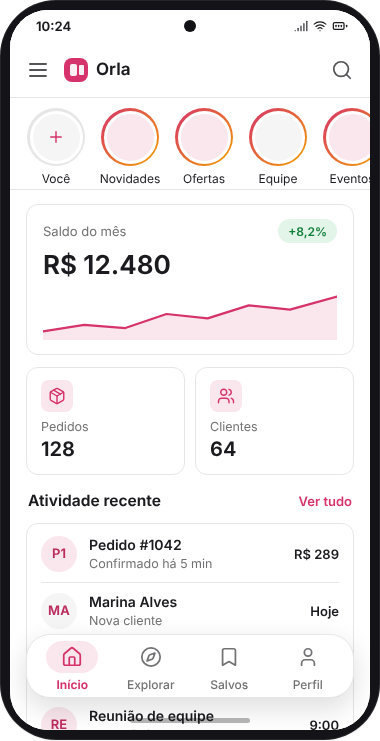
#> input picture design-system-studio/auditoria/fase2-projetos/P5-conecta/capturas/06-previa-integrada-aplicacao-celular-recorte.png, 380 x 741 px
$ python composicoes.py
#> lines starting #> are read from the running program, lines starting #| are printed output that depends on the picture
#!/usr/bin/env python3
"""Composições lado a lado: captura aprovada no Studio + dev-1, dev-2, dev-3 (mesma altura, com rótulo).
Uso: python3 -I composicoes.py"""
import pathlib
from PIL import Image, ImageDraw, ImageFont

HERE = pathlib.Path(__file__).resolve().parent
OUT = HERE.parent / 'composicoes'
CAP = HERE.parent / 'capturas'
ST = HERE.parents[2] / 'fase2-projetos/P5-conecta/capturas'
OUT.mkdir(exist_ok=True)
try:
    FONT = ImageFont.truetype('/usr/share/fonts/opentype/inter/Inter-SemiBold.otf', 22)
except Exception:
    FONT = ImageFont.load_default()

def load(path, crop=None):
#> called with crop = (10, 10, 360, 721)
    im = Image.open(path).convert('RGB')
#> im is the input picture: PIL image 380x741 RGB; mean R, G, B 231, 228.2, 229
    if crop:
        x, y, w, h = crop
        im = im.crop((x, y, x + w, y + h))
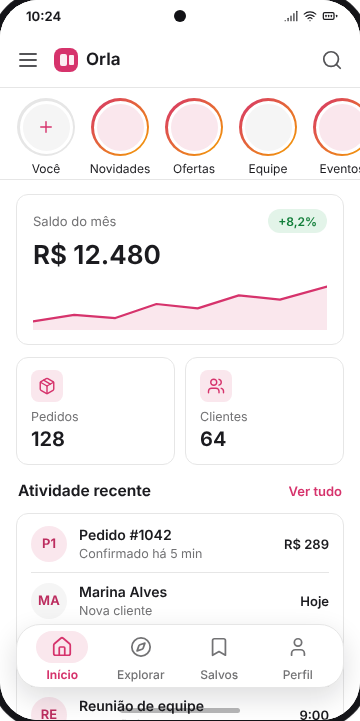
#> im: PIL image 360x721 RGB; mean R, G, B 246.3, 243.3, 243.9
    return im

def row(items, height, name, gap=16, label_h=36):
    ims = []
    for label, im in items:
        r = height / im.height
        ims.append((label, im.resize((max(1, round(im.width * r)), height), Image.LANCZOS)))
    W = sum(i.width for _, i in ims) + gap * (len(ims) + 1)
    canvas = Image.new('RGB', (W, height + label_h + gap * 2), (235, 235, 238))
    d = ImageDraw.Draw(canvas)
    x = gap
    for label, im in ims:
        d.text((x, gap // 2), label, fill=(27, 27, 31), font=FONT)
        canvas.paste(im, (x, label_h + gap))
        x += im.width + gap
    canvas.save(OUT / name)
    print(name, canvas.size)

def devs(suffix, crop=None):
    return [(f'dev-{i}', load(CAP / f'dev-{i}-{suffix}.png', crop)) for i in (1, 2, 3)]

# Celular 390x844: tela do app (Studio: prévia integrada do celular, aparelho 380 px)
st_cel = load(ST / '06-previa-integrada-aplicacao-celular-recorte.png', (10, 10, 360, 721))
#> (the run stopped early here; a loop or call above may not have finished)

$ run again, with design-system-studio/auditoria/fase2-projetos/P5-conecta/capturas/06-previa-integrada-aplicacao-celular.png copied over design-system-studio/auditoria/fase2-projetos/P5-conecta/capturas/06-previa-integrada-aplicacao-celular-recorte.png
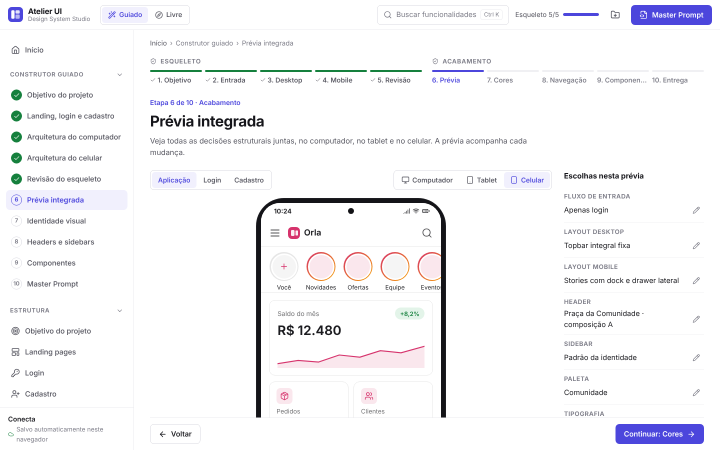
#> input picture design-system-studio/auditoria/fase2-projetos/P5-conecta/capturas/06-previa-integrada-aplicacao-celular.png, 1440 x 900 px (shown at 1/2 size)
#> in load, im is the input picture: PIL image 1440x900 RGB; mean R, G, B 245.5, 245.2, 247.3
#> in load, `im = im.crop((x, y, x + w, y + h))`:
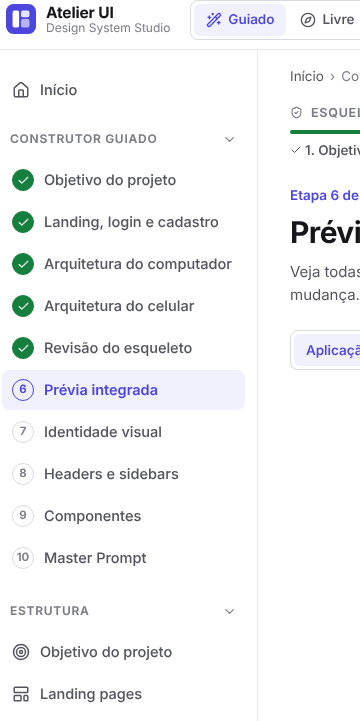
#> im: PIL image 360x721 RGB; mean R, G, B 244.7, 245.4, 247.1

$ run again, with design-system-studio/auditoria/fase2-projetos/P5-conecta/capturas/06-previa-integrada-login-tablet.png copied over design-system-studio/auditoria/fase2-projetos/P5-conecta/capturas/06-previa-integrada-aplicacao-celular-recorte.png
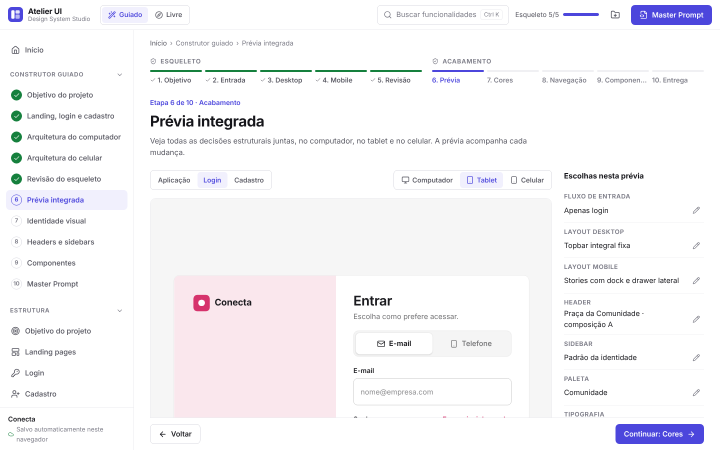
#> input picture design-system-studio/auditoria/fase2-projetos/P5-conecta/capturas/06-previa-integrada-login-tablet.png, 1440 x 900 px (shown at 1/2 size)
#> in load, im is the input picture: PIL image 1440x900 RGB; mean R, G, B 246.3, 245.1, 247.6
#> in load, `im = im.crop((x, y, x + w, y + h))`:
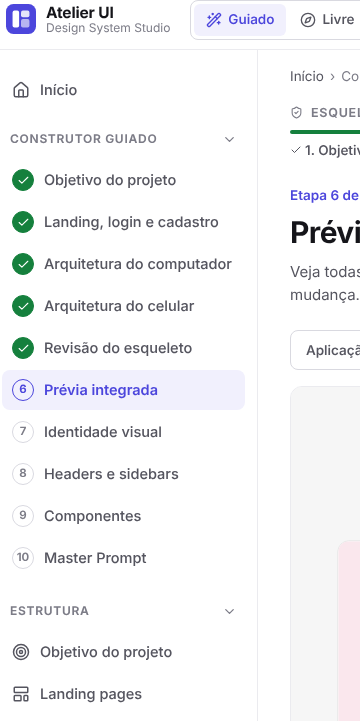
#> im: PIL image 360x721 RGB; mean R, G, B 244, 244.5, 246

$ run again, with design-system-studio/auditoria/fase2-projetos/P5-conecta/capturas/07-identidade-paleta-comunidade.png copied over design-system-studio/auditoria/fase2-projetos/P5-conecta/capturas/06-previa-integrada-aplicacao-celular-recorte.png
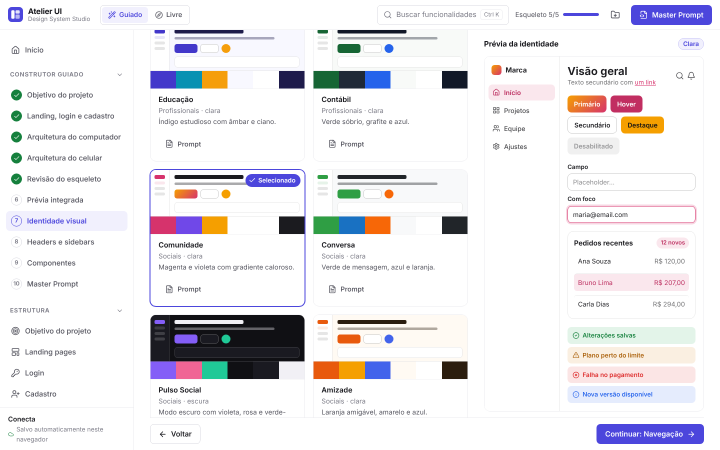
#> input picture design-system-studio/auditoria/fase2-projetos/P5-conecta/capturas/07-identidade-paleta-comunidade.png, 1440 x 900 px (shown at 1/2 size)
#> in load, im is the input picture: PIL image 1440x900 RGB; mean R, G, B 234.7, 233.1, 235.9
#> in load, `im = im.crop((x, y, x + w, y + h))`:
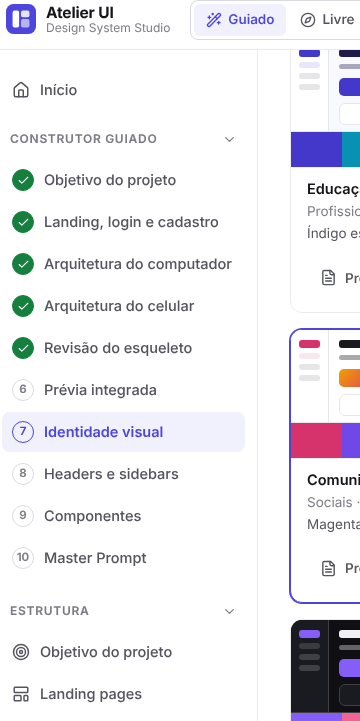
#> im: PIL image 360x721 RGB; mean R, G, B 236.2, 235.4, 240.1
